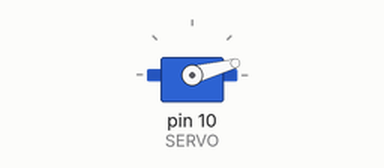
A sketch run on a simulated Arduino Uno, built with avr-gcc and run on an emulated ATmega328P. On the bench: servo.

Above: at 1.05 s.
At 1.15 s:
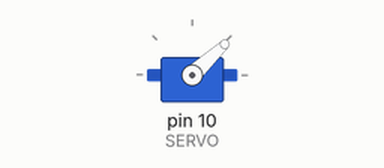
At 1.3 s:
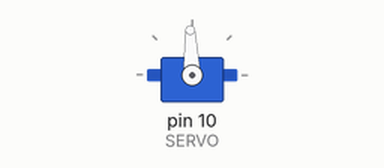
At 1.55 s:
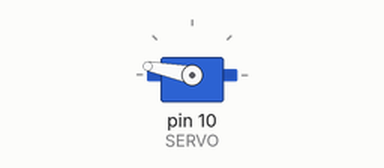
Timing chart, 0 to 4.0 s (numbered marks = the images above):
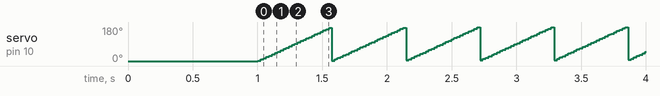

The sketch:

mini_project_Servo.ino
```cpp
#include <Servo.h>

const int SERVO = 10;
Servo servo;

void setup() {
  servo.attach(SERVO);
  servo.write(0);

  delay(1000);

}

void loop() {
  for(int angle=0; angle<=180;angle++){
    servo.write(angle);
    delay(3);
    servo.write(0);
    }

  // put your main code here, to run repeatedly:

}
```

Measured:
- by itself, servo on pin 10 (SERVO): ramps from 0° to 180° and jumps back, once every 0.57 s
